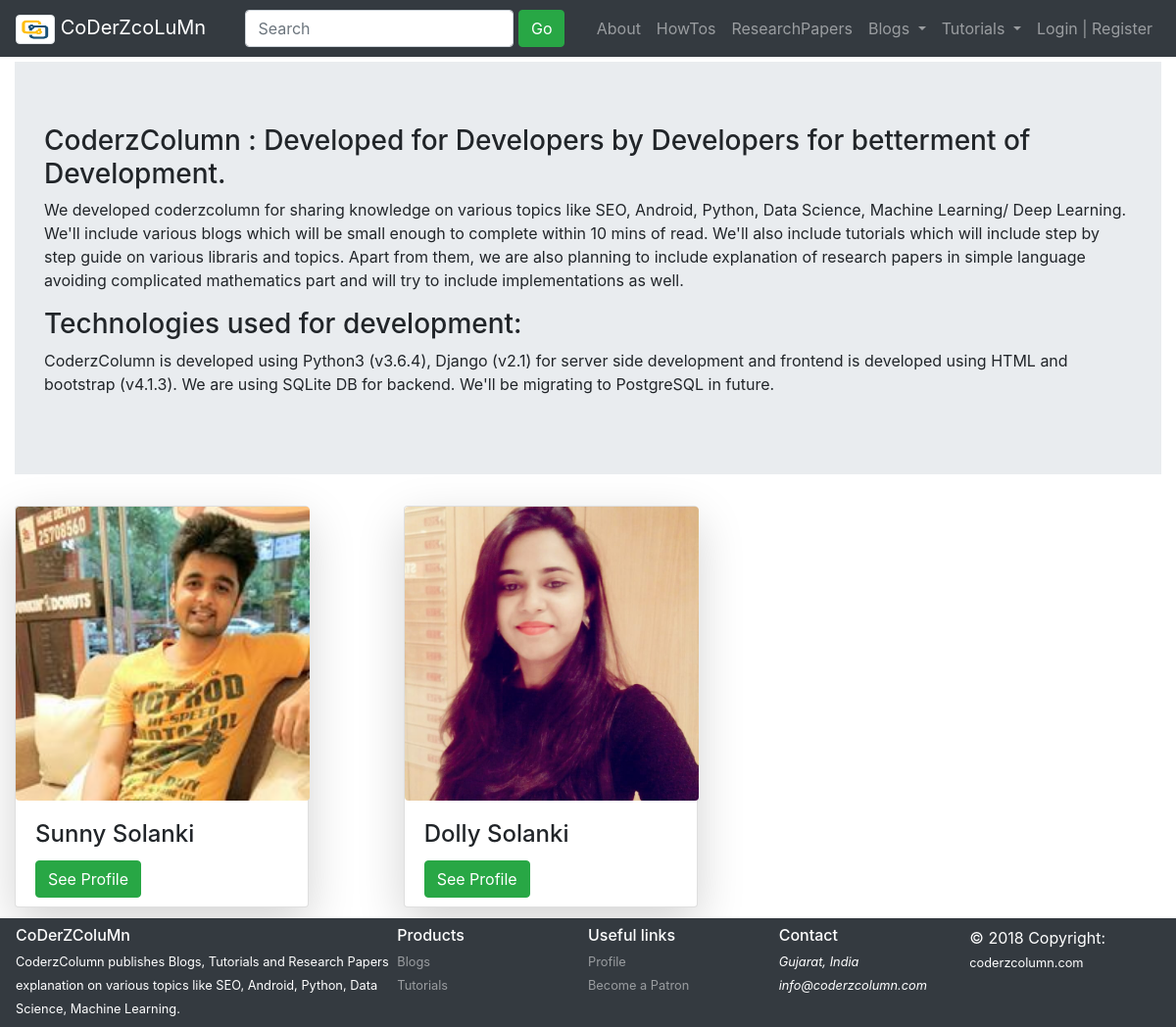
The page /about/ on the database its author committed.
### blogs/models.py (models this page shows)
class Author(models.Model):
    author_id = models.AutoField(auto_created=True, primary_key=True, serialize=False, verbose_name='AUTHOR_ID')
    nick_name = models.CharField(max_length=50)
    email = models.EmailField(max_length=50)
    intro = models.CharField(max_length=200)
    about = models.CharField(max_length=1000)
    can_blog = models.BooleanField(default=False)
    def __str__(self):
        return self.nick_name

### about/views.py (the view)
# urls.py: url('', views.about, name='about')
def about(request):
    authors = Author.objects.all()
    return render(request, 'about/about.html', {'authors': authors})

### about/templates/about/about.html (shortened to what this page needs)
{% extends 'blogs/base.html' %}
{% block body %}
<div style="margin-top:63px;margin-bottom:110px;margin-left:15px;margin-right:15px;">
    <div class="jumbotron jumbotron-fluid">
      <div class="container">
            <h3>CoderzColumn : Developed for Developers by Developers for betterment of Development.</h3>
            <p>We developed coderzcolumn for sharing knowledge on various topics like SEO, Android, Python, Data Science, Machine Learning/ Deep Learning. We'll include various blogs which will be small enough to complete within 10 mins of read. We'll also include tutorials which will include step by step guide on various libraris and topics. Apart from them, we are also planning to include explanation of research papers in simple language avoiding complicated mathematics part and will try to include implementations as well.</p>
            <h3>Technologies used for development:</h3>
            <p>CoderzColumn is developed using Python3 (v3.6.4), Django (v2.1) for server side development and frontend is developed using HTML and bootstrap (v4.1.3). We are using SQLite DB for backend. We'll be migrating to PostgreSQL in future.</p>
      </div>
    </div>
    <div class="card-columns">
    {% for author in authors %}
        {% if author.can_blog %}
            <div class="card shadow-lg" style="width:300px;height:410px;">
                <img class="card-img-top rounded" style="width:300px;height:300px" src="../static/blogs/images/{{ author.nick_name.lower }}.jpg" alt="Card image"/>
                <div class="card-body">
                    <h4 class="card-title">{{ author }}</h4>
                    <a href="#" class="btn btn-success" data-toggle="modal" data-target="#modal{{ author.author_id }}">See Profile</a>
                </div>
            </div>
        {% endif %}
    {% endfor %}
    </div>
</div>
{% endblock %}

### rows shown on the page
Author: shows a picture, nick_name "Sunny Solanki"
Author: shows a picture, nick_name "Dolly Solanki"
